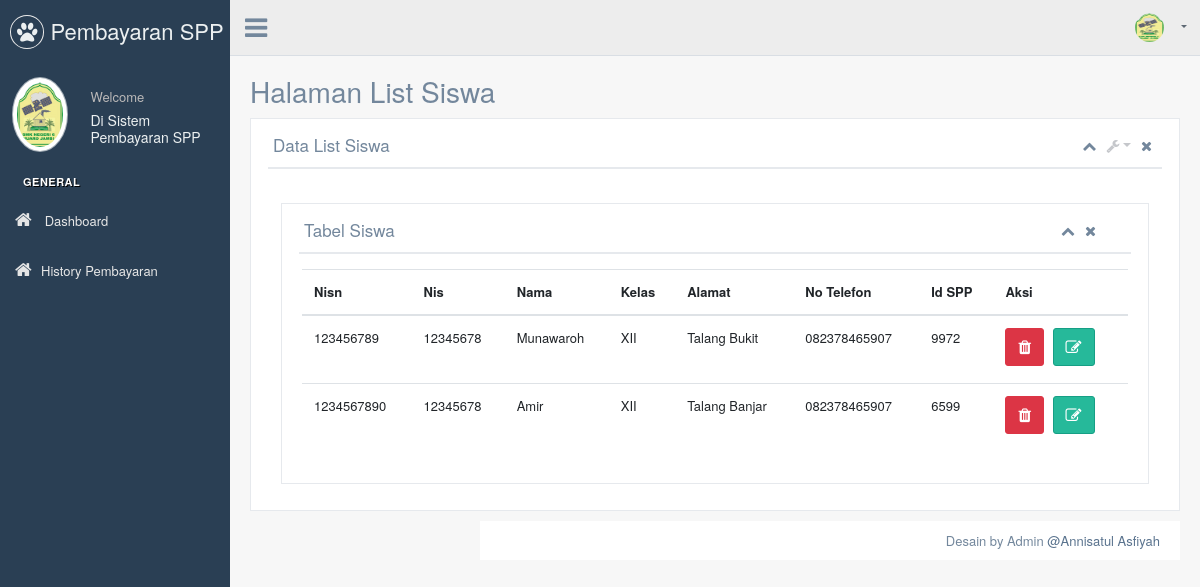
Page /production/list_siswa.php on the committed database.
### tables this page shows
CREATE TABLE `siswa` (
  `nisn` char(10) NOT NULL,
  `nis` char(8) NOT NULL,
  `nama` varchar(35) NOT NULL,
  `id_kelas` int(11) NOT NULL,
  `alamat` text NOT NULL,
  `no_telp` varchar(13) NOT NULL,
  `id_spp` int(11) NOT NULL
);

CREATE TABLE `kelas` (
  `id_kelas` int(11) NOT NULL,
  `nama_kelas` varchar(10) NOT NULL,
  `kompetensi_keahlian` varchar(50) NOT NULL
);

### production/list_siswa.php (the view, shortened to what this page needs)
<!DOCTYPE html>
<html lang="en">
<?php include("head.php")?>
<body class="nav-md">
	<div class="container body">
		<div class="main_container">
		<?php include("sidebar.php")?>
			<div class="top_nav">
			<?php include("header.php")?>
			</div>
			<div class="right_col" role="main">
				<div class="">
					<div class="page-title">
						<div class="title_left">
							<h3>Halaman List Siswa</h3>
						</div>
						<div class="title_right">
							<div class="col-md-5 col-sm-5  form-group pull-right top_search">
							</div>
						</div>
					</div>
					<div class="clearfix"></div>
					<div class="row">
						<div class="col-md-12 col-sm-12 ">
							<div class="x_panel">
								<div class="x_title">
									<h2>Data List Siswa </h2>
									<ul class="nav navbar-right panel_toolbox">
										<li><a class="collapse-link"><i class="fa fa-chevron-up"></i></a>
										</li>
										<li class="dropdown">
											<a href="#" class="dropdown-toggle" data-toggle="dropdown" role="button" aria-haspopup="true" aria-expanded="false"><i class="fa fa-wrench"></i></a>
										</li>
										<li><a class="close-link"><i class="fa fa-close"></i></a>
										</li>
									</ul>
									<div class="clearfix"></div>
								</div>
								<div class="x_content">
									<br />
									<div class="col-md-12 col-sm-12  ">
                <div class="x_panel">
                  <div class="x_title">
                    <h2>Tabel Siswa </h2>
                    <ul class="nav navbar-right panel_toolbox">
                      <li><a class="collapse-link"><i class="fa fa-chevron-up"></i></a>
                      </li>
                      <li><a class="close-link"><i class="fa fa-close"></i></a>
                      </li>
                    </ul>
                    <div class="clearfix"></div>
                  </div>
                  <div class="x_content">
				  <table class="table">
    <thead>
        <tr>
            <th>Nisn</th>
            <th>Nis</th>
            <th>Nama</th>
            <th>Kelas</th>
            <th>Alamat</th>
            <th>No Telefon</th>
			<th>Id SPP</th>
            <th>Aksi</th>
        </tr>
    </thead>
    <tbody>
        <?php
       $queryUser = "SELECT siswa.*, kelas.nama_kelas
	   FROM siswa
	   JOIN kelas ON siswa.id_kelas = kelas.id_kelas";
        $userResult = $conn->query($queryUser);
        if ($userResult->num_rows > 0) {
            while ($user = $userResult->fetch_assoc()) { ?>
                <tr>
                    <td><?php echo $user['nisn']; ?></td>
                    <td><?php echo $user['nis']; ?></td>
                    <td><?php echo $user['nama']; ?></td>
                    <td><?php echo $user['nama_kelas']; ?></td>
                    <td><?php echo $user['alamat']; ?></td>
                    <td><?php echo $user['no_telp']; ?></td>
					<td><?php echo $user['id_spp']; ?></td>
                    <td>
					<a href="hapus_siswa.php?nisn=<?php echo $user['nisn']; ?>" class="btn btn-danger" onclick="return confirm('Apakah Kamu Yakin?')"><i class="fa fa-trash"></i></a>
<a href="edit_siswa.php?nisn=<?php echo $user['nisn']; ?>" class="btn btn-success"><i class="fa fa-edit"></i></a>
							</td>
                </tr>
            <?php }}
        ?>
    </tbody>
</table>
						</div></div>
								</div>
							</div>
						</div>
					</div>
				</div>
			</div>
			<?php include("footer.php")?>
		</div>
	</div>
</body></html>

### production/head.php (shortened to what this page needs)
<head>
  <link href="../vendors/bootstrap/dist/css/bootstrap.min.css" rel="stylesheet">
  <link href="../vendors/font-awesome/css/font-awesome.min.css" rel="stylesheet">
  <link href="../vendors/nprogress/nprogress.css" rel="stylesheet">
  <link href="../vendors/iCheck/skins/flat/green.css" rel="stylesheet">
  <link href="../vendors/bootstrap-progressbar/css/bootstrap-progressbar-3.3.4.min.css" rel="stylesheet">
  <link href="../vendors/jqvmap/dist/jqvmap.min.css" rel="stylesheet"/>
  <link href="../vendors/bootstrap-daterangepicker/daterangepicker.css" rel="stylesheet">
  <link href="../build/css/custom.min.css" rel="stylesheet">
</head>

### production/sidebar.php (shortened to what this page needs)
<div class="col-md-3 left_col">
          <div class="left_col scroll-view">
            <div class="navbar nav_title" style="border: 0;">
              <a href="index.php" class="site_title"><i class="fa fa-paw"></i> <span>Pembayaran SPP</span></a>
            </div>
            <div class="profile clearfix">
              <div class="profile_pic">
                <img src="images/smk.png" alt="..." class="img-circle profile_img">
              </div>
              <div class="profile_info">
                <span>Welcome</span>
                <h2>Di Sistem Pembayaran SPP</h2>
              </div>
            </div>
            <br />
            <div id="sidebar-menu" class="main_menu_side hidden-print main_menu">
              <div class="menu_section">
                <h3>General</h3>
                <ul class="nav side-menu">
                  <?php if($level == 'admin') { ?>
    <li>
        <a href="index.php"><i class="fa fa-home"></i> Dashboard</a>
    </li>
    <li>
        <a><i class="fa fa-edit"></i> Data Siswa <span class="fa fa-chevron-down"></span></a>
        <ul class="nav child_menu">
            <li><a href="tambah_siswa.php">Tambah Siswa</a></li>
            <li><a href="list_siswa.php">List Data Siswa</a></li>
        </ul>
    </li>
    <li>
        <a><i class="fa fa-desktop"></i> Data Petugas <span class="fa fa-chevron-down"></span></a>
        <ul class="nav child_menu">
            <li><a href="tambah_petugas.php">Tambah Petugas</a></li>
            <li><a href="list_petugas.php">List Data Petugas</a></li>
        </ul>
    </li>
    <li>
        <a><i class="fa fa-table"></i> Data Kelas <span class="fa fa-chevron-down"></span></a>
        <ul class="nav child_menu">
            <li><a href="tambah_kelas.php">Tambah Kelas</a></li>
            <li><a href="list_kelas.php">List Data Kelas</a></li>
        </ul>
    </li>
    <li>
        <a><i class="fa fa-bar-chart-o"></i> Data SPP <span class="fa fa-chevron-down"></span></a>
        <ul class="nav child_menu">
            <li><a href="tambah_spp.php">Tambah Data SPP</a></li>
            <li><a href="list_spp.php">List Data SPP</a></li>
        </ul>
    </li>
    <li>
        <a href="tambah_pembayaran.php"><i class="fa fa-bar-chart-o"></i> Entri Transaksi</a>
    </li>
    <li>
        <a href="list_pembayaran.php"><i class="fa fa-home"></i>History Pembayaran</a>
    </li>
    <?php }else { ?>
      <li>
        <a href="index.php"><i class="fa fa-home"></i> Dashboard</a>
    </li>
    <li>
        <a href="historyhal_siswa.php"><i class="fa fa-home"></i>History Pembayaran</a>
    </li>    <?php } ?>
</ul>
              </div>
            </div>
          </div>
        </div>

### production/header.php (shortened to what this page needs)
<?php
$username = $_SESSION['username'];
?>
<div class="nav_menu">
              <div class="nav toggle">
                <a id="menu_toggle"><i class="fa fa-bars"></i></a>
              </div>
              <nav class="nav navbar-nav">
              <ul class=" navbar-right">
                <li class="nav-item dropdown open" style="padding-left: 15px;">
                  <a href="javascript:;" class="user-profile dropdown-toggle" aria-haspopup="true" id="navbarDropdown" data-toggle="dropdown" aria-expanded="false">
                    <img src="images/smk.png" alt=""><?php echo $username; ?>
                  </a>
                </li>
              </ul>
            </nav>
          </div>

### production/footer.php
<footer>
         <div class="pull-right">
          Desain by Admin <a href="annisaslebew">@Annisatul Asfiyah</a>
         </div>
         <div class="clearfix"></div>
       </footer>

### rows in the picture
siswa: nisn "123456789", nis "12345678", nama "Munawaroh", id_kelas.nama_kelas "XII", alamat "Talang Bukit", no_telp "082378465907", id_spp "9972"
siswa: nisn "1234567890", nis "12345678", nama "Amir", id_kelas.nama_kelas "XII", alamat "Talang Banjar", no_telp "082378465907", id_spp "6599"
